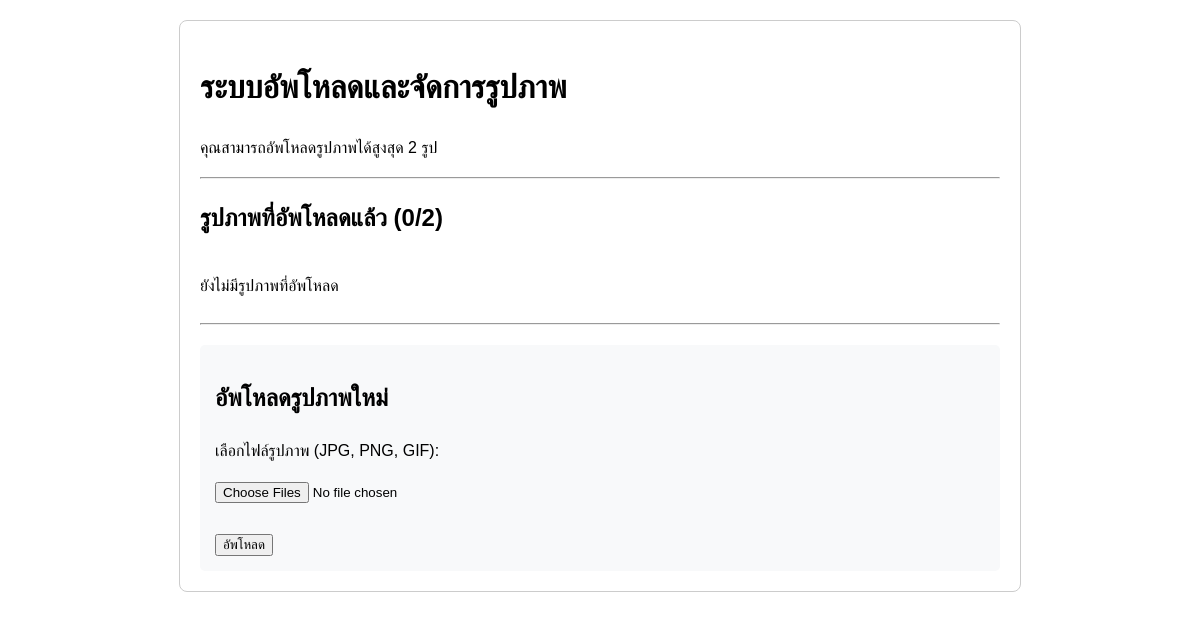
The page /imageupload.php on the database as committed earlier.
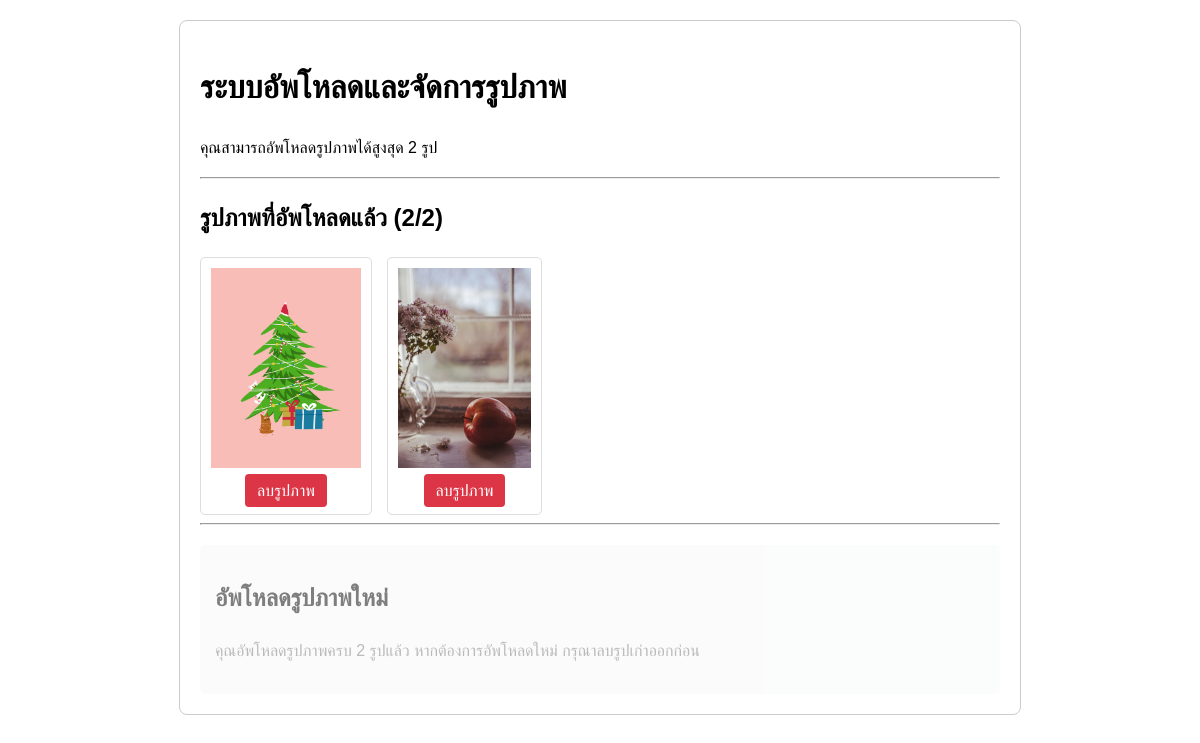
The same page on the database as committed later.
### tables this page shows
CREATE TABLE `images` (
  `id` int(11) NOT NULL,
  `session_id` int(11) DEFAULT NULL,
  `file_name` varchar(255) NOT NULL,
  `uploaded_on` datetime NOT NULL DEFAULT current_timestamp()
);

### imageupload.php (the view, shortened to what this page needs)
<?php
require_once 'db_connect.php';
$uploadDir = 'uploads/';
$maxUploads = 2;
try {
    $result = $conn->query("SELECT id, file_name FROM images ORDER BY uploaded_on DESC");
    $uploadedImages = $result->fetch_all(MYSQLI_ASSOC);
    $canUpload = count($uploadedImages) < $maxUploads;
} catch (Exception $e) {
    $message = '<p style="color: red;">ไม่สามารถดึงข้อมูลรูปภาพได้: ' . $e->getMessage() . '</p>';
    $uploadedImages = [];
    $canUpload = true;
}
?>
<!DOCTYPE html>
<html lang="th">
<head>
</head>
<body>
<div class="container">
    <h1>ระบบอัพโหลดและจัดการรูปภาพ</h1>
    <p>คุณสามารถอัพโหลดรูปภาพได้สูงสุด <?= $maxUploads ?> รูป</p>
    <hr>
    <h2>รูปภาพที่อัพโหลดแล้ว (<?= count($uploadedImages) ?>/<?= $maxUploads ?>)</h2>
    <div class="image-gallery">
        <?php if (empty($uploadedImages)): ?>
            <p>ยังไม่มีรูปภาพที่อัพโหลด</p>
        <?php else: ?>
            <?php foreach ($uploadedImages as $img): ?>
                <div class="image-item">
                    <img src="<?= htmlspecialchars($uploadDir . $img['file_name']) ?>" alt="Uploaded Image">
                    <a href="?delete=<?= $img['id'] ?>" class="delete-btn" onclick="return confirm('คุณแน่ใจหรือไม่ว่าต้องการลบรูปภาพนี้?');">
                        ลบรูปภาพ
                    </a>
                </div>
            <?php endforeach; ?>
        <?php endif; ?>
    </div>
    <hr>
    <div class="upload-form <?= !$canUpload ? 'disabled-form' : '' ?>">
        <h2>อัพโหลดรูปภาพใหม่</h2>
        <?php if ($canUpload): ?>
            <form action="imageupload.php" method="post" enctype="multipart/form-data">
                <p>เลือกไฟล์รูปภาพ (JPG, PNG, GIF):</p>
                <input type="file" name="image_upload[]" accept="image/jpeg,image/png,image/gif" multiple>
                <br><br>
                <button type="submit">อัพโหลด</button>
            </form>
        <?php else: ?>
            <p style="color: #777;">คุณอัพโหลดรูปภาพครบ 2 รูปแล้ว หากต้องการอัพโหลดใหม่ กรุณาลบรูปเก่าออกก่อน</p>
        <?php endif; ?>
    </div>
</div>
</body>
</html>

Rows that differ between the two databases and show on the page:
added images: file_name (picture)
added images: file_name (picture)
Other text that changed with them:
count($uploadedImages): "0" → "2"
text no longer shown: "ยังไม่มีรูปภาพที่อัพโหลด เลือกไฟล์รูปภาพ (JPG, PNG, GIF): อัพโหลด"
text now shown: "คุณอัพโหลดรูปภาพครบ 2 รูปแล้ว หากต้องการอัพโหลดใหม่ กรุณาลบรูปเก่าออกก่อน"
